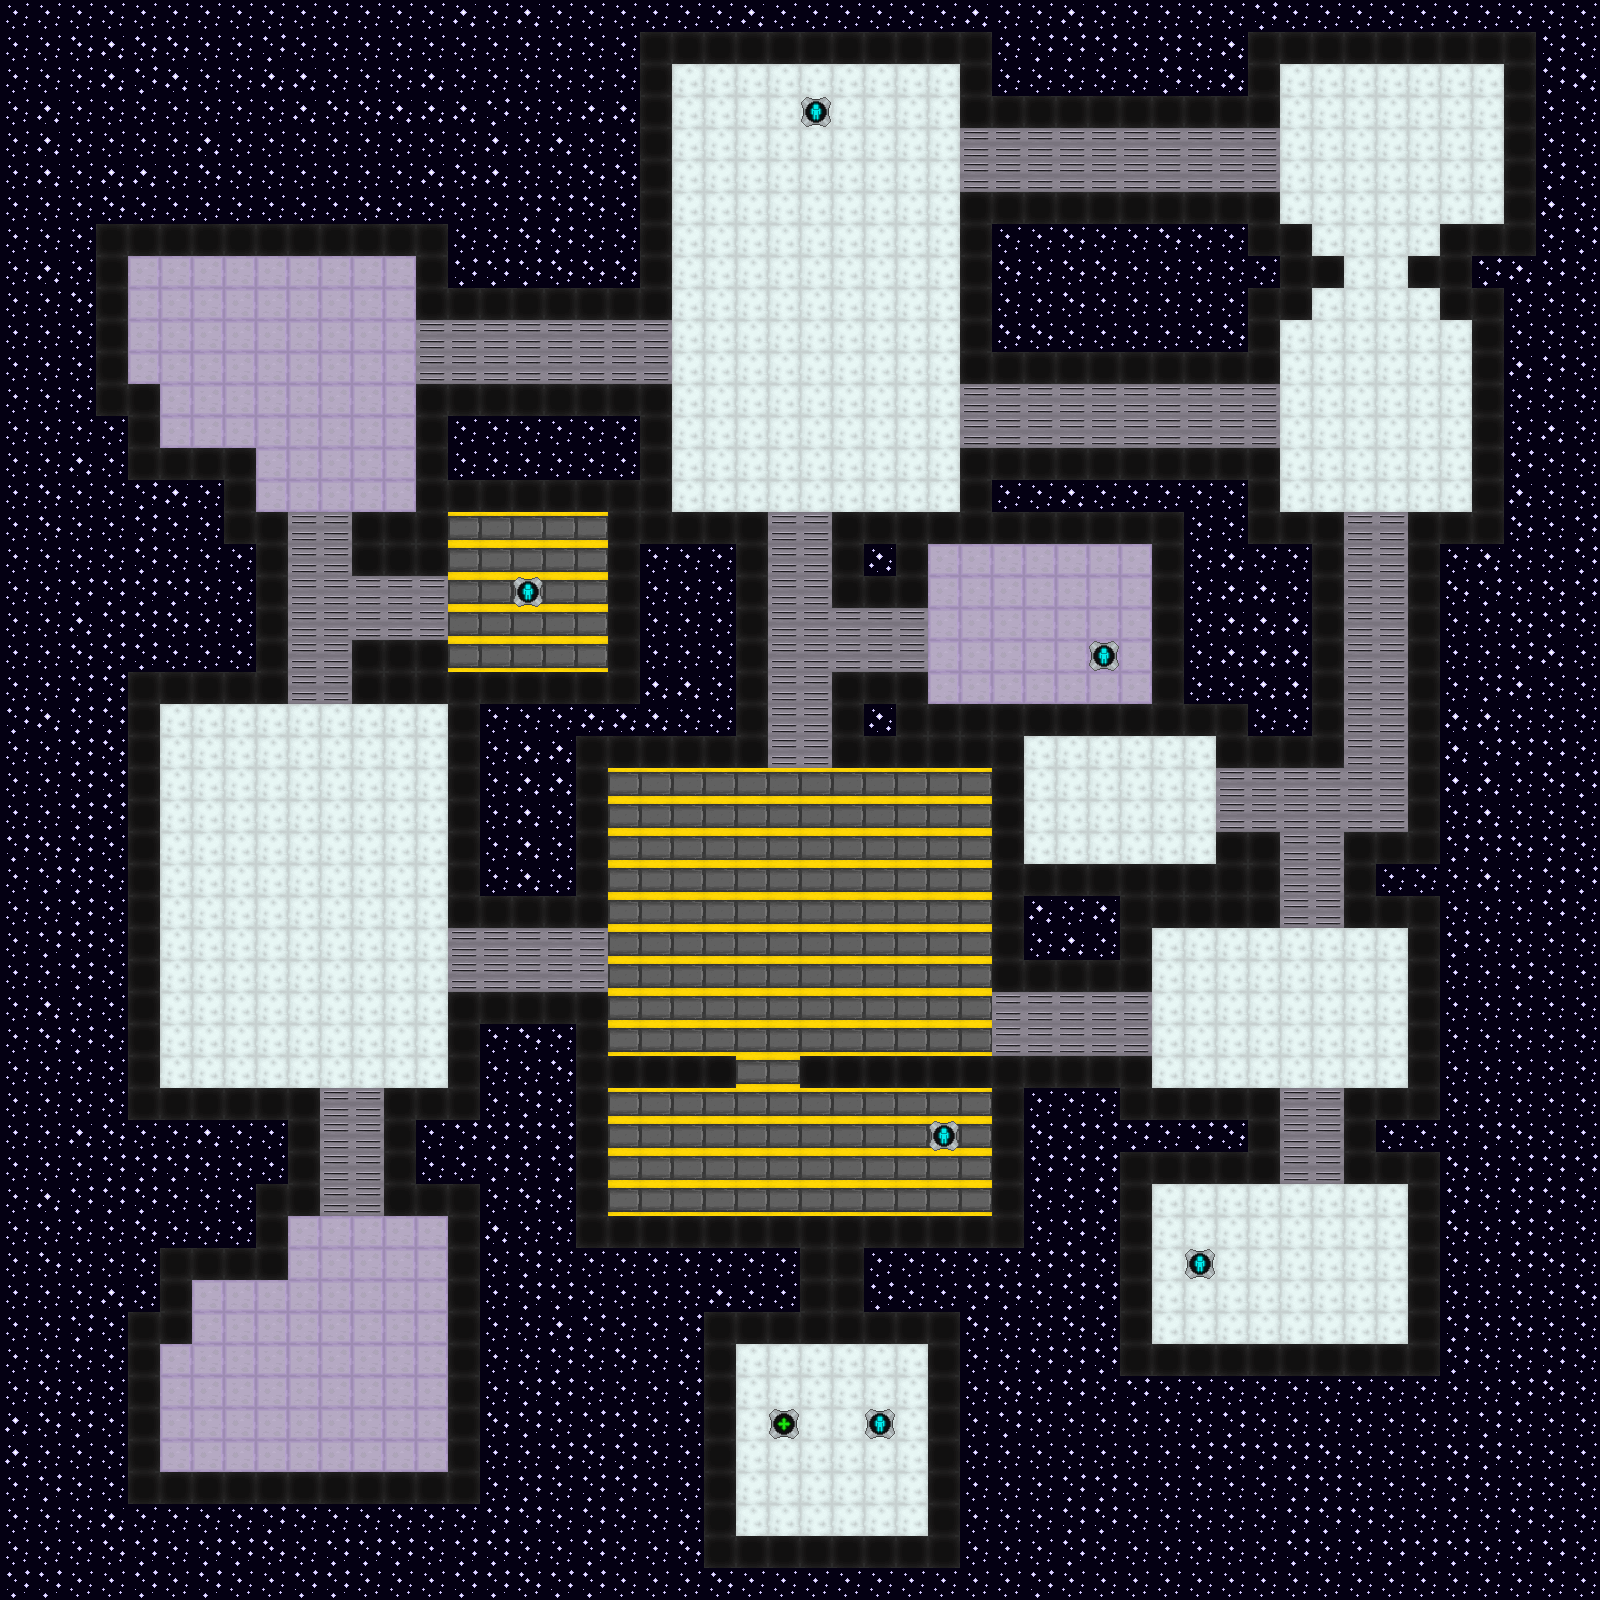

Below is a game level as drawn by its tile map, then a one-line description and the .tmx that defines it (tile-layer data replaced by summaries):
An orthogonal 50x50 tile map with 32x32 px tiles, 2 tile layers (Tile Layer 1, Tile Layer 2).

<map version="1.4" tiledversion="1.4.3" orientation="orthogonal" renderorder="right-down" width="50" height="50" tilewidth="32" tileheight="32" infinite="0" nextlayerid="4" nextobjectid="1">
 <tileset firstgid="1" name="myspritesheet" tilewidth="32" tileheight="32" spacing="2" margin="2" tilecount="30" columns="30">
  <image source="../spritesheet/myspritesheet.png" width="1024" height="64" />
  <tile id="8">
   <animation>
    <frame tileid="8" duration="250" />
    <frame tileid="9" duration="250" />
    <frame tileid="10" duration="250" />
    <frame tileid="11" duration="250" />
   </animation>
  </tile>
  <tile id="9">
   <animation>
    <frame tileid="9" duration="250" />
    <frame tileid="10" duration="250" />
    <frame tileid="11" duration="250" />
    <frame tileid="8" duration="250" />
   </animation>
  </tile>
  <tile id="10">
   <animation>
    <frame tileid="10" duration="250" />
    <frame tileid="11" duration="250" />
    <frame tileid="8" duration="250" />
    <frame tileid="9" duration="250" />
   </animation>
  </tile>
  <tile id="11">
   <animation>
    <frame tileid="11" duration="250" />
    <frame tileid="8" duration="250" />
    <frame tileid="9" duration="250" />
    <frame tileid="10" duration="250" />
   </animation>
  </tile>
 </tileset>
 <layer id="1" name="Tile Layer 1" width="50" height="50">
  <data>[2500 cells, 2500 non-empty, 8 distinct tile ids]</data>
 </layer>
 <layer id="3" name="Tile Layer 2" width="50" height="50">
  <data>[2500 cells, 507 non-empty, 3 distinct tile ids]</data>
 </layer>
</map>